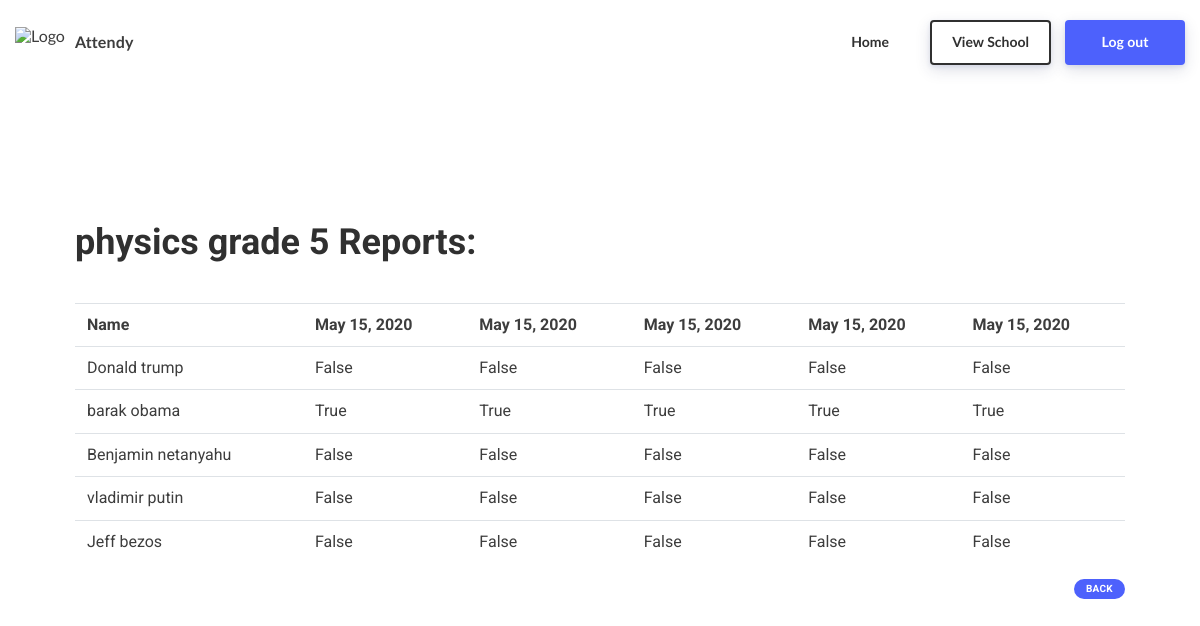
The page /view_reports/2/ (signed in) on the database its author committed.
### main/models.py (models this page shows, shortened)
class Class(models.Model):
    name = models.CharField(max_length=200)
    id = models.AutoField(primary_key=True)
    teacher = models.ForeignKey(Teacher, default=0, on_delete=models.SET_DEFAULT)
    student_list = models.CharField(max_length=1000, default='', blank=True)
    class Meta:
        verbose_name_plural = 'Classes'

class Report(models.Model):
    id = models.AutoField(primary_key=True)
    date = models.DateField(auto_now_add=True)
    status = models.CharField(max_length=200, default='done')
    belonging_class = models.ForeignKey(Class, default=0, on_delete=models.SET_DEFAULT)
    dictionary = models.CharField(max_length=1000)
    def get_student_dict(self):
        return ast.literal_eval(str(self.dictionary))
    class Meta:
        verbose_name_plural = 'Reports'

### main/views.py (the view)
# urls.py: path('view_reports/<int:class_id>/', views.view_reports, name='view reports'),
def view_reports(request, class_id):
    if request.user.is_authenticated:
        class_ = Class.objects.filter(id=class_id)[0]
        reports = Report.objects.filter(belonging_class=class_)
        reports = sorted(reports, key=lambda x: x.date)
        student_dict = {key: [val] for key, val in reports[0].get_student_dict().items()}
        for i, report in enumerate(reports):
            if i != 0:
                new_dict = report.get_student_dict()
                for key, val in new_dict.items():
                    student_dict[key].append(val)
        print(student_dict)
        return render(request, 'main/view_reports.html',
                      context={'reports': reports, 'student_dict': student_dict, 'class_name': class_.name})
    else:
        return redirect('main:landing page')

### main/templates/main/view_reports.html (shortened to what this page needs)
<!DOCTYPE html>
<html lang="en">
<head>
    {% extends "main/header.html" %}
{% block content %}
<br>
<div class="container">
    <section class="hero is-primary">
        <div class="hero-body">
            <h1 class="title">{{class_name}} Reports:</h1>
        </div>
    </section>
    <br/>
    <table class="table is-bordered is-striped is-narrow is-hoverable is-fullwidth">
        <tr>
            <th>Name</th>
            {% for report in reports %}
            <th>{{report.date}}</th>
            {% endfor %}
        </tr>
        {% for name, l in student_dict.items %}
        <tr>
            <td>{{name}}</td>
            {% for i in l %}
                <td>{{i}}</td>
            {% endfor %}
        </tr>
        {% endfor %}
    </table>
    <a style="float:right;" class="tag is-info is-large is-light" href="{{path}}">Back</a>
</div>
{% endblock %}

### rows shown on the page
Class: name "physics grade 5"
Report: date "May 15, 2020"
Report: date "May 15, 2020"
Report: date "May 15, 2020"
Report: date "May 15, 2020"
Report: date "May 15, 2020"

### other values the page prints
{{ name }} "Donald trump" "barak obama" "Benjamin netanyahu" "vladimir putin" "Jeff bezos"
{{ i }} "False" "False" "False" "False" "False" "True" "True" "True" "True" "True" "False" "False" "False" "False" "False" "False" "False" "False" "False" "False" "False" "False" "False" "False" "False"
